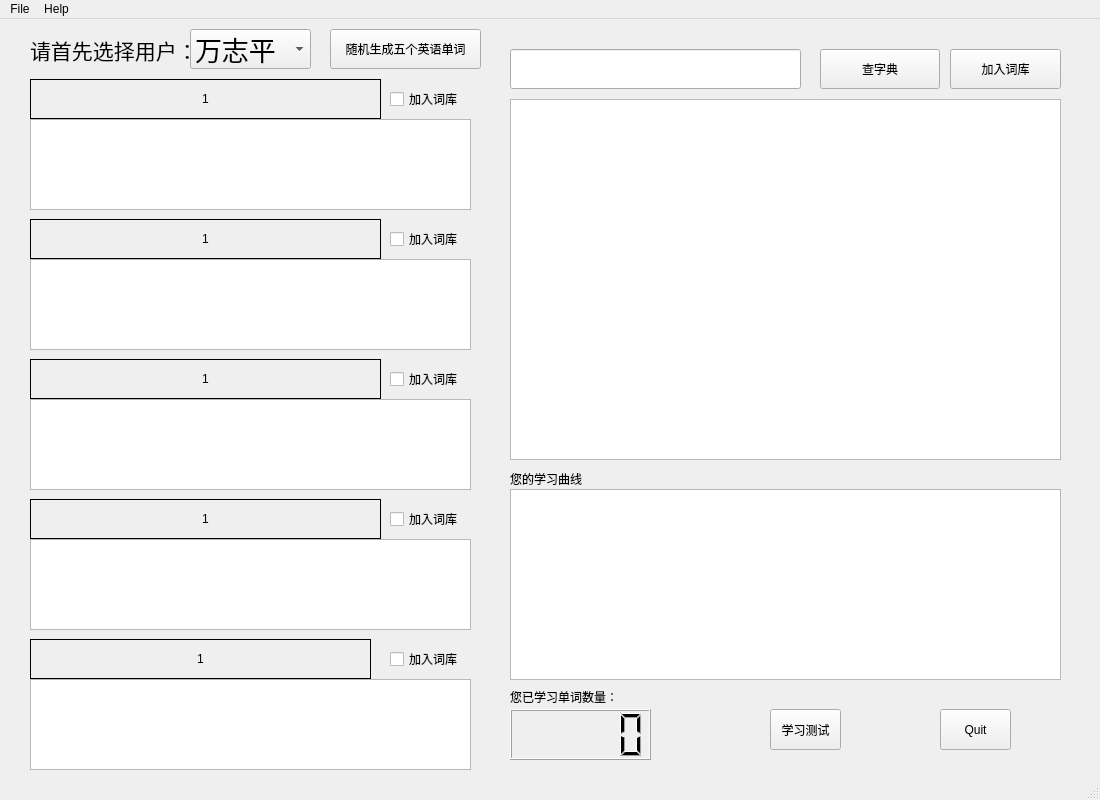
<?xml version="1.0" encoding="UTF-8"?>
<ui version="4.0">
 <class>MainWindow</class>
 <widget class="QMainWindow" name="MainWindow">
  <property name="geometry">
   <rect>
    <x>0</x>
    <y>0</y>
    <width>1100</width>
    <height>800</height>
   </rect>
  </property>
  <property name="windowTitle">
   <string>MainWindow</string>
  </property>
  <widget class="QWidget" name="centralwidget">
   <widget class="QTextEdit" name="textEdit_dictout">
    <property name="geometry">
     <rect>
      <x>510</x>
      <y>80</y>
      <width>551</width>
      <height>361</height>
     </rect>
    </property>
   </widget>
   <widget class="QLineEdit" name="Edit_inputword">
    <property name="geometry">
     <rect>
      <x>510</x>
      <y>30</y>
      <width>291</width>
      <height>40</height>
     </rect>
    </property>
   </widget>
   <widget class="QPushButton" name="Btn_dict">
    <property name="geometry">
     <rect>
      <x>820</x>
      <y>30</y>
      <width>120</width>
      <height>40</height>
     </rect>
    </property>
    <property name="text">
     <string>查字典</string>
    </property>
   </widget>
   <widget class="QPushButton" name="Btn_rand5words">
    <property name="geometry">
     <rect>
      <x>330</x>
      <y>10</y>
      <width>151</width>
      <height>40</height>
     </rect>
    </property>
    <property name="text">
     <string>随机生成五个英语单词</string>
    </property>
   </widget>
   <widget class="QPushButton" name="Btn_add">
    <property name="geometry">
     <rect>
      <x>950</x>
      <y>30</y>
      <width>111</width>
      <height>40</height>
     </rect>
    </property>
    <property name="text">
     <string>加入词库</string>
    </property>
   </widget>
   <widget class="QGraphicsView" name="graphicsView">
    <property name="geometry">
     <rect>
      <x>510</x>
      <y>470</y>
      <width>551</width>
      <height>191</height>
     </rect>
    </property>
   </widget>
   <widget class="QLabel" name="word1_1">
    <property name="geometry">
     <rect>
      <x>30</x>
      <y>60</y>
      <width>351</width>
      <height>40</height>
     </rect>
    </property>
    <property name="baseSize">
     <size>
      <width>4</width>
      <height>4</height>
     </size>
    </property>
    <property name="frameShape">
     <enum>QFrame::Box</enum>
    </property>
    <property name="text">
     <string>1</string>
    </property>
    <property name="alignment">
     <set>Qt::AlignCenter</set>
    </property>
    <property name="wordWrap">
     <bool>false</bool>
    </property>
   </widget>
   <widget class="QLabel" name="word1_2">
    <property name="geometry">
     <rect>
      <x>30</x>
      <y>200</y>
      <width>351</width>
      <height>40</height>
     </rect>
    </property>
    <property name="baseSize">
     <size>
      <width>4</width>
      <height>4</height>
     </size>
    </property>
    <property name="frameShape">
     <enum>QFrame::Box</enum>
    </property>
    <property name="text">
     <string>1</string>
    </property>
    <property name="alignment">
     <set>Qt::AlignCenter</set>
    </property>
    <property name="wordWrap">
     <bool>false</bool>
    </property>
   </widget>
   <widget class="QLabel" name="word1_3">
    <property name="geometry">
     <rect>
      <x>30</x>
      <y>340</y>
      <width>351</width>
      <height>40</height>
     </rect>
    </property>
    <property name="baseSize">
     <size>
      <width>4</width>
      <height>4</height>
     </size>
    </property>
    <property name="frameShape">
     <enum>QFrame::Box</enum>
    </property>
    <property name="text">
     <string>1</string>
    </property>
    <property name="alignment">
     <set>Qt::AlignCenter</set>
    </property>
    <property name="wordWrap">
     <bool>false</bool>
    </property>
   </widget>
   <widget class="QLabel" name="word1_4">
    <property name="geometry">
     <rect>
      <x>30</x>
      <y>480</y>
      <width>351</width>
      <height>40</height>
     </rect>
    </property>
    <property name="baseSize">
     <size>
      <width>4</width>
      <height>4</height>
     </size>
    </property>
    <property name="frameShape">
     <enum>QFrame::Box</enum>
    </property>
    <property name="text">
     <string>1</string>
    </property>
    <property name="alignment">
     <set>Qt::AlignCenter</set>
    </property>
    <property name="wordWrap">
     <bool>false</bool>
    </property>
   </widget>
   <widget class="QLabel" name="word1_5">
    <property name="geometry">
     <rect>
      <x>30</x>
      <y>620</y>
      <width>341</width>
      <height>40</height>
     </rect>
    </property>
    <property name="baseSize">
     <size>
      <width>4</width>
      <height>4</height>
     </size>
    </property>
    <property name="frameShape">
     <enum>QFrame::Box</enum>
    </property>
    <property name="text">
     <string>1</string>
    </property>
    <property name="alignment">
     <set>Qt::AlignCenter</set>
    </property>
    <property name="wordWrap">
     <bool>false</bool>
    </property>
   </widget>
   <widget class="QTextBrowser" name="textBrowser_1">
    <property name="geometry">
     <rect>
      <x>30</x>
      <y>100</y>
      <width>441</width>
      <height>91</height>
     </rect>
    </property>
   </widget>
   <widget class="QCheckBox" name="checkBox">
    <property name="geometry">
     <rect>
      <x>390</x>
      <y>60</y>
      <width>97</width>
      <height>40</height>
     </rect>
    </property>
    <property name="text">
     <string>加入词库</string>
    </property>
   </widget>
   <widget class="QTextBrowser" name="textBrowser_2">
    <property name="geometry">
     <rect>
      <x>30</x>
      <y>240</y>
      <width>441</width>
      <height>91</height>
     </rect>
    </property>
   </widget>
   <widget class="QCheckBox" name="checkBox_2">
    <property name="geometry">
     <rect>
      <x>390</x>
      <y>200</y>
      <width>97</width>
      <height>40</height>
     </rect>
    </property>
    <property name="text">
     <string>加入词库</string>
    </property>
   </widget>
   <widget class="QLabel" name="label">
    <property name="geometry">
     <rect>
      <x>510</x>
      <y>450</y>
      <width>72</width>
      <height>19</height>
     </rect>
    </property>
    <property name="text">
     <string>您的学习曲线</string>
    </property>
   </widget>
   <widget class="QCheckBox" name="checkBox_3">
    <property name="geometry">
     <rect>
      <x>390</x>
      <y>340</y>
      <width>97</width>
      <height>40</height>
     </rect>
    </property>
    <property name="text">
     <string>加入词库</string>
    </property>
   </widget>
   <widget class="QTextBrowser" name="textBrowser_3">
    <property name="geometry">
     <rect>
      <x>30</x>
      <y>380</y>
      <width>441</width>
      <height>91</height>
     </rect>
    </property>
   </widget>
   <widget class="QCheckBox" name="checkBox_4">
    <property name="geometry">
     <rect>
      <x>390</x>
      <y>480</y>
      <width>97</width>
      <height>40</height>
     </rect>
    </property>
    <property name="text">
     <string>加入词库</string>
    </property>
   </widget>
   <widget class="QTextBrowser" name="textBrowser_4">
    <property name="geometry">
     <rect>
      <x>30</x>
      <y>520</y>
      <width>441</width>
      <height>91</height>
     </rect>
    </property>
   </widget>
   <widget class="QCheckBox" name="checkBox_5">
    <property name="geometry">
     <rect>
      <x>390</x>
      <y>620</y>
      <width>97</width>
      <height>40</height>
     </rect>
    </property>
    <property name="text">
     <string>加入词库</string>
    </property>
   </widget>
   <widget class="QTextBrowser" name="textBrowser_5">
    <property name="geometry">
     <rect>
      <x>30</x>
      <y>660</y>
      <width>441</width>
      <height>91</height>
     </rect>
    </property>
   </widget>
   <widget class="QLabel" name="label_3">
    <property name="geometry">
     <rect>
      <x>510</x>
      <y>670</y>
      <width>111</width>
      <height>16</height>
     </rect>
    </property>
    <property name="text">
     <string>您已学习单词数量：</string>
    </property>
   </widget>
   <widget class="QLCDNumber" name="lcdNumber">
    <property name="geometry">
     <rect>
      <x>510</x>
      <y>690</y>
      <width>141</width>
      <height>51</height>
     </rect>
    </property>
   </widget>
   <widget class="QLabel" name="label_2">
    <property name="geometry">
     <rect>
      <x>30</x>
      <y>10</y>
      <width>171</width>
      <height>41</height>
     </rect>
    </property>
    <property name="font">
     <font>
      <pointsize>16</pointsize>
     </font>
    </property>
    <property name="text">
     <string>请首先选择用户：</string>
    </property>
   </widget>
   <widget class="QComboBox" name="comboBox">
    <property name="geometry">
     <rect>
      <x>190</x>
      <y>10</y>
      <width>121</width>
      <height>40</height>
     </rect>
    </property>
    <property name="font">
     <font>
      <pointsize>20</pointsize>
     </font>
    </property>
    <item>
     <property name="text">
      <string>万志平</string>
     </property>
    </item>
    <item>
     <property name="text">
      <string>周利华</string>
     </property>
    </item>
    <item>
     <property name="text">
      <string>万周越</string>
     </property>
    </item>
   </widget>
   <widget class="QPushButton" name="Quitbutton">
    <property name="geometry">
     <rect>
      <x>940</x>
      <y>690</y>
      <width>71</width>
      <height>41</height>
     </rect>
    </property>
    <property name="text">
     <string>Quit</string>
    </property>
   </widget>
   <widget class="QPushButton" name="Testbutton">
    <property name="geometry">
     <rect>
      <x>770</x>
      <y>690</y>
      <width>71</width>
      <height>41</height>
     </rect>
    </property>
    <property name="text">
     <string>学习测试</string>
    </property>
   </widget>
  </widget>
  <widget class="QMenuBar" name="menubar">
   <property name="geometry">
    <rect>
     <x>0</x>
     <y>0</y>
     <width>1100</width>
     <height>23</height>
    </rect>
   </property>
   <widget class="QMenu" name="menuFile">
    <property name="title">
     <string>File</string>
    </property>
    <addaction name="actionQuit_Q"/>
   </widget>
   <widget class="QMenu" name="menuHelp">
    <property name="title">
     <string>Help</string>
    </property>
    <addaction name="actionHelp"/>
    <addaction name="actionAbout"/>
   </widget>
   <addaction name="menuFile"/>
   <addaction name="menuHelp"/>
  </widget>
  <widget class="QStatusBar" name="statusbar"/>
  <action name="actionQuit_Q">
   <property name="text">
    <string>Quit(&amp;Q)</string>
   </property>
  </action>
  <action name="actionHelp">
   <property name="text">
    <string>Help</string>
   </property>
  </action>
  <action name="actionAbout">
   <property name="text">
    <string>About</string>
   </property>
  </action>
 </widget>
 <resources/>
 <connections>
  <connection>
   <sender>actionQuit_Q</sender>
   <signal>triggered()</signal>
   <receiver>MainWindow</receiver>
   <slot>close()</slot>
   <hints>
    <hint type="sourcelabel">
     <x>-1</x>
     <y>-1</y>
    </hint>
    <hint type="destinationlabel">
     <x>549</x>
     <y>399</y>
    </hint>
   </hints>
  </connection>
  <connection>
   <sender>Quitbutton</sender>
   <signal>clicked()</signal>
   <receiver>MainWindow</receiver>
   <slot>close()</slot>
   <hints>
    <hint type="sourcelabel">
     <x>1025</x>
     <y>53</y>
    </hint>
    <hint type="destinationlabel">
     <x>549</x>
     <y>399</y>
    </hint>
   </hints>
  </connection>
 </connections>
</ui>
